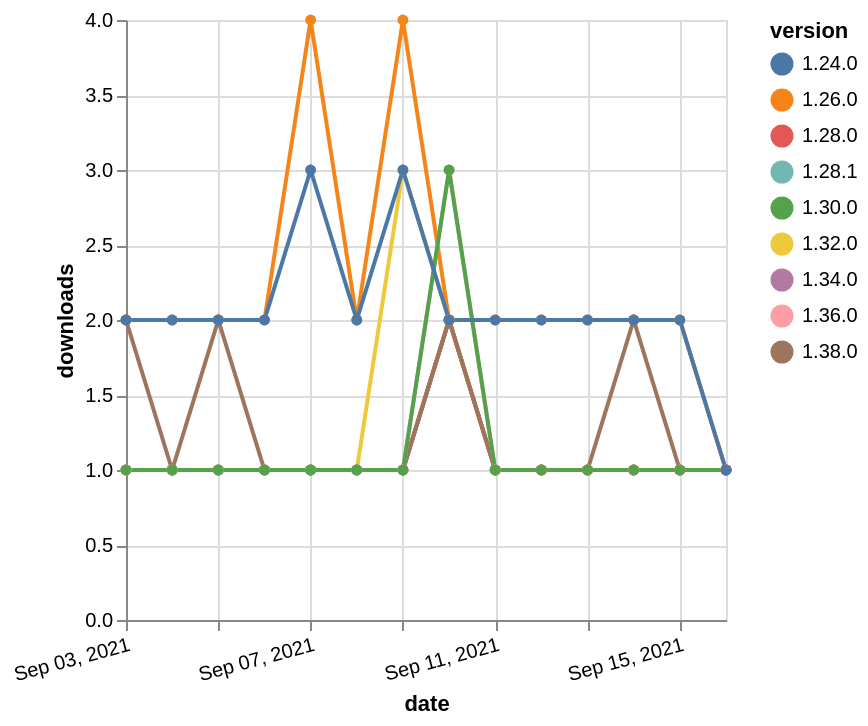

This figure's Vega-Lite source:
### Vega-Lite specification from a JSON file in a GitHub repository (floating-point values rounded to 4 significant figures)
{"$schema": "https://vega.github.io/schema/vega-lite/v5.json", "description": "A simple bar chart with embedded data.", "data": {"values": [{"date": "2021-09-03", "total": 168, "delta": 1, "version": "1.34.0"}, {"date": "2021-09-04", "total": 169, "delta": 1, "version": "1.34.0"}, {"date": "2021-09-05", "total": 170, "delta": 1, "version": "1.34.0"}, {"date": "2021-09-06", "total": 171, "delta": 1, "version": "1.34.0"}, {"date": "2021-09-07", "total": 172, "delta": 1, "version": "1.34.0"}, {"date": "2021-09-08", "total": 173, "delta": 1, "version": "1.34.0"}, {"date": "2021-09-09", "total": 174, "delta": 1, "version": "1.34.0"}, {"date": "2021-09-10", "total": 176, "delta": 2, "version": "1.34.0"}, {"date": "2021-09-11", "total": 177, "delta": 1, "version": "1.34.0"}, {"date": "2021-09-12", "total": 178, "delta": 1, "version": "1.34.0"}, {"date": "2021-09-13", "total": 179, "delta": 1, "version": "1.34.0"}, {"date": "2021-09-14", "total": 180, "delta": 1, "version": "1.34.0"}, {"date": "2021-09-15", "total": 181, "delta": 1, "version": "1.34.0"}, {"date": "2021-09-16", "total": 182, "delta": 1, "version": "1.34.0"}, {"date": "2021-09-03", "total": 251, "delta": 1, "version": "1.28.1"}, {"date": "2021-09-04", "total": 252, "delta": 1, "version": "1.28.1"}, {"date": "2021-09-05", "total": 253, "delta": 1, "version": "1.28.1"}, {"date": "2021-09-06", "total": 254, "delta": 1, "version": "1.28.1"}, {"date": "2021-09-07", "total": 255, "delta": 1, "version": "1.28.1"}, {"date": "2021-09-08", "total": 256, "delta": 1, "version": "1.28.1"}, {"date": "2021-09-09", "total": 257, "delta": 1, "version": "1.28.1"}, {"date": "2021-09-10", "total": 259, "delta": 2, "version": "1.28.1"}, {"date": "2021-09-11", "total": 260, "delta": 1, "version": "1.28.1"}, {"date": "2021-09-12", "total": 261, "delta": 1, "version": "1.28.1"}, {"date": "2021-09-13", "total": 262, "delta": 1, "version": "1.28.1"}, {"date": "2021-09-14", "total": 263, "delta": 1, "version": "1.28.1"}, {"date": "2021-09-15", "total": 264, "delta": 1, "version": "1.28.1"}, {"date": "2021-09-16", "total": 265, "delta": 1, "version": "1.28.1"}, {"date": "2021-09-03", "total": 193, "delta": 1, "version": "1.32.0"}, {"date": "2021-09-04", "total": 194, "delta": 1, "version": "1.32.0"}, {"date": "2021-09-05", "total": 195, "delta": 1, "version": "1.32.0"}, {"date": "2021-09-06", "total": 196, "delta": 1, "version": "1.32.0"}, {"date": "2021-09-07", "total": 197, "delta": 1, "version": "1.32.0"}, {"date": "2021-09-08", "total": 198, "delta": 1, "version": "1.32.0"}, {"date": "2021-09-09", "total": 201, "delta": 3, "version": "1.32.0"}, {"date": "2021-09-10", "total": 203, "delta": 2, "version": "1.32.0"}, {"date": "2021-09-11", "total": 204, "delta": 1, "version": "1.32.0"}, {"date": "2021-09-12", "total": 205, "delta": 1, "version": "1.32.0"}, {"date": "2021-09-13", "total": 206, "delta": 1, "version": "1.32.0"}, {"date": "2021-09-14", "total": 207, "delta": 1, "version": "1.32.0"}, {"date": "2021-09-15", "total": 208, "delta": 1, "version": "1.32.0"}, {"date": "2021-09-16", "total": 209, "delta": 1, "version": "1.32.0"}, {"date": "2021-09-03", "total": 258, "delta": 1, "version": "1.28.0"}, {"date": "2021-09-04", "total": 259, "delta": 1, "version": "1.28.0"}, {"date": "2021-09-05", "total": 260, "delta": 1, "version": "1.28.0"}, {"date": "2021-09-06", "total": 261, "delta": 1, "version": "1.28.0"}, {"date": "2021-09-07", "total": 262, "delta": 1, "version": "1.28.0"}, {"date": "2021-09-08", "total": 263, "delta": 1, "version": "1.28.0"}, {"date": "2021-09-09", "total": 264, "delta": 1, "version": "1.28.0"}, {"date": "2021-09-10", "total": 266, "delta": 2, "version": "1.28.0"}, {"date": "2021-09-11", "total": 267, "delta": 1, "version": "1.28.0"}, {"date": "2021-09-12", "total": 268, "delta": 1, "version": "1.28.0"}, {"date": "2021-09-13", "total": 269, "delta": 1, "version": "1.28.0"}, {"date": "2021-09-14", "total": 270, "delta": 1, "version": "1.28.0"}, {"date": "2021-09-15", "total": 271, "delta": 1, "version": "1.28.0"}, {"date": "2021-09-16", "total": 272, "delta": 1, "version": "1.28.0"}, {"date": "2021-09-03", "total": 2470, "delta": 2, "version": "1.26.0"}, {"date": "2021-09-04", "total": 2472, "delta": 2, "version": "1.26.0"}, {"date": "2021-09-05", "total": 2474, "delta": 2, "version": "1.26.0"}, {"date": "2021-09-06", "total": 2476, "delta": 2, "version": "1.26.0"}, {"date": "2021-09-07", "total": 2480, "delta": 4, "version": "1.26.0"}, {"date": "2021-09-08", "total": 2482, "delta": 2, "version": "1.26.0"}, {"date": "2021-09-09", "total": 2486, "delta": 4, "version": "1.26.0"}, {"date": "2021-09-10", "total": 2488, "delta": 2, "version": "1.26.0"}, {"date": "2021-09-11", "total": 2490, "delta": 2, "version": "1.26.0"}, {"date": "2021-09-12", "total": 2492, "delta": 2, "version": "1.26.0"}, {"date": "2021-09-13", "total": 2494, "delta": 2, "version": "1.26.0"}, {"date": "2021-09-14", "total": 2496, "delta": 2, "version": "1.26.0"}, {"date": "2021-09-15", "total": 2498, "delta": 2, "version": "1.26.0"}, {"date": "2021-09-16", "total": 2499, "delta": 1, "version": "1.26.0"}, {"date": "2021-09-03", "total": 123, "delta": 2, "version": "1.38.0"}, {"date": "2021-09-04", "total": 124, "delta": 1, "version": "1.38.0"}, {"date": "2021-09-05", "total": 126, "delta": 2, "version": "1.38.0"}, {"date": "2021-09-06", "total": 127, "delta": 1, "version": "1.38.0"}, {"date": "2021-09-07", "total": 128, "delta": 1, "version": "1.38.0"}, {"date": "2021-09-08", "total": 129, "delta": 1, "version": "1.38.0"}, {"date": "2021-09-09", "total": 130, "delta": 1, "version": "1.38.0"}, {"date": "2021-09-10", "total": 132, "delta": 2, "version": "1.38.0"}, {"date": "2021-09-11", "total": 133, "delta": 1, "version": "1.38.0"}, {"date": "2021-09-12", "total": 134, "delta": 1, "version": "1.38.0"}, {"date": "2021-09-13", "total": 135, "delta": 1, "version": "1.38.0"}, {"date": "2021-09-14", "total": 137, "delta": 2, "version": "1.38.0"}, {"date": "2021-09-15", "total": 138, "delta": 1, "version": "1.38.0"}, {"date": "2021-09-16", "total": 139, "delta": 1, "version": "1.38.0"}, {"date": "2021-09-03", "total": 191, "delta": 1, "version": "1.36.0"}, {"date": "2021-09-04", "total": 192, "delta": 1, "version": "1.36.0"}, {"date": "2021-09-05", "total": 193, "delta": 1, "version": "1.36.0"}, {"date": "2021-09-06", "total": 194, "delta": 1, "version": "1.36.0"}, {"date": "2021-09-07", "total": 195, "delta": 1, "version": "1.36.0"}, {"date": "2021-09-08", "total": 196, "delta": 1, "version": "1.36.0"}, {"date": "2021-09-09", "total": 197, "delta": 1, "version": "1.36.0"}, {"date": "2021-09-10", "total": 200, "delta": 3, "version": "1.36.0"}, {"date": "2021-09-11", "total": 201, "delta": 1, "version": "1.36.0"}, {"date": "2021-09-12", "total": 202, "delta": 1, "version": "1.36.0"}, {"date": "2021-09-13", "total": 203, "delta": 1, "version": "1.36.0"}, {"date": "2021-09-14", "total": 204, "delta": 1, "version": "1.36.0"}, {"date": "2021-09-15", "total": 205, "delta": 1, "version": "1.36.0"}, {"date": "2021-09-16", "total": 206, "delta": 1, "version": "1.36.0"}, {"date": "2021-09-03", "total": 356, "delta": 1, "version": "1.30.0"}, {"date": "2021-09-04", "total": 357, "delta": 1, "version": "1.30.0"}, {"date": "2021-09-05", "total": 358, "delta": 1, "version": "1.30.0"}, {"date": "2021-09-06", "total": 359, "delta": 1, "version": "1.30.0"}, {"date": "2021-09-07", "total": 360, "delta": 1, "version": "1.30.0"}, {"date": "2021-09-08", "total": 361, "delta": 1, "version": "1.30.0"}, {"date": "2021-09-09", "total": 362, "delta": 1, "version": "1.30.0"}, {"date": "2021-09-10", "total": 365, "delta": 3, "version": "1.30.0"}, {"date": "2021-09-11", "total": 366, "delta": 1, "version": "1.30.0"}, {"date": "2021-09-12", "total": 367, "delta": 1, "version": "1.30.0"}, {"date": "2021-09-13", "total": 368, "delta": 1, "version": "1.30.0"}, {"date": "2021-09-14", "total": 369, "delta": 1, "version": "1.30.0"}, {"date": "2021-09-15", "total": 370, "delta": 1, "version": "1.30.0"}, {"date": "2021-09-16", "total": 371, "delta": 1, "version": "1.30.0"}, {"date": "2021-09-03", "total": 2346, "delta": 2, "version": "1.24.0"}, {"date": "2021-09-04", "total": 2348, "delta": 2, "version": "1.24.0"}, {"date": "2021-09-05", "total": 2350, "delta": 2, "version": "1.24.0"}, {"date": "2021-09-06", "total": 2352, "delta": 2, "version": "1.24.0"}, {"date": "2021-09-07", "total": 2355, "delta": 3, "version": "1.24.0"}, {"date": "2021-09-08", "total": 2357, "delta": 2, "version": "1.24.0"}, {"date": "2021-09-09", "total": 2360, "delta": 3, "version": "1.24.0"}, {"date": "2021-09-10", "total": 2362, "delta": 2, "version": "1.24.0"}, {"date": "2021-09-11", "total": 2364, "delta": 2, "version": "1.24.0"}, {"date": "2021-09-12", "total": 2366, "delta": 2, "version": "1.24.0"}, {"date": "2021-09-13", "total": 2368, "delta": 2, "version": "1.24.0"}, {"date": "2021-09-14", "total": 2370, "delta": 2, "version": "1.24.0"}, {"date": "2021-09-15", "total": 2372, "delta": 2, "version": "1.24.0"}, {"date": "2021-09-16", "total": 2373, "delta": 1, "version": "1.24.0"}]}, "width": "container", "mark": {"type": "line", "point": {"filled": true}}, "encoding": {"x": {"field": "date", "type": "temporal", "timeUnit": "yearmonthdate", "title": "date", "axis": {"labelAngle": -15}}, "y": {"field": "delta", "type": "quantitative", "title": "downloads"}, "color": {"field": "version", "type": "nominal"}, "tooltip": {"field": "delta"}}}
